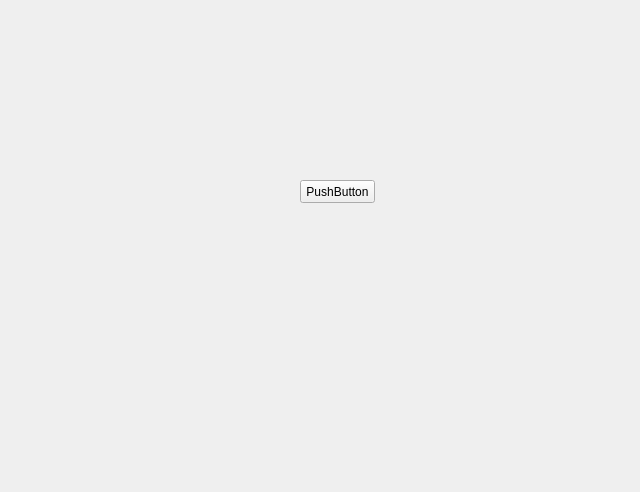
<?xml version="1.0" encoding="UTF-8"?>
<ui version="4.0">
 <class>Form</class>
 <widget class="QWidget" name="Form">
  <property name="geometry">
   <rect>
    <x>0</x>
    <y>0</y>
    <width>640</width>
    <height>492</height>
   </rect>
  </property>
  <property name="windowTitle">
   <string>Form</string>
  </property>
  <widget class="QPushButton" name="change_btn">
   <property name="geometry">
    <rect>
     <x>300</x>
     <y>180</y>
     <width>75</width>
     <height>23</height>
    </rect>
   </property>
   <property name="text">
    <string>PushButton</string>
   </property>
  </widget>
 </widget>
 <resources/>
 <connections/>
</ui>
